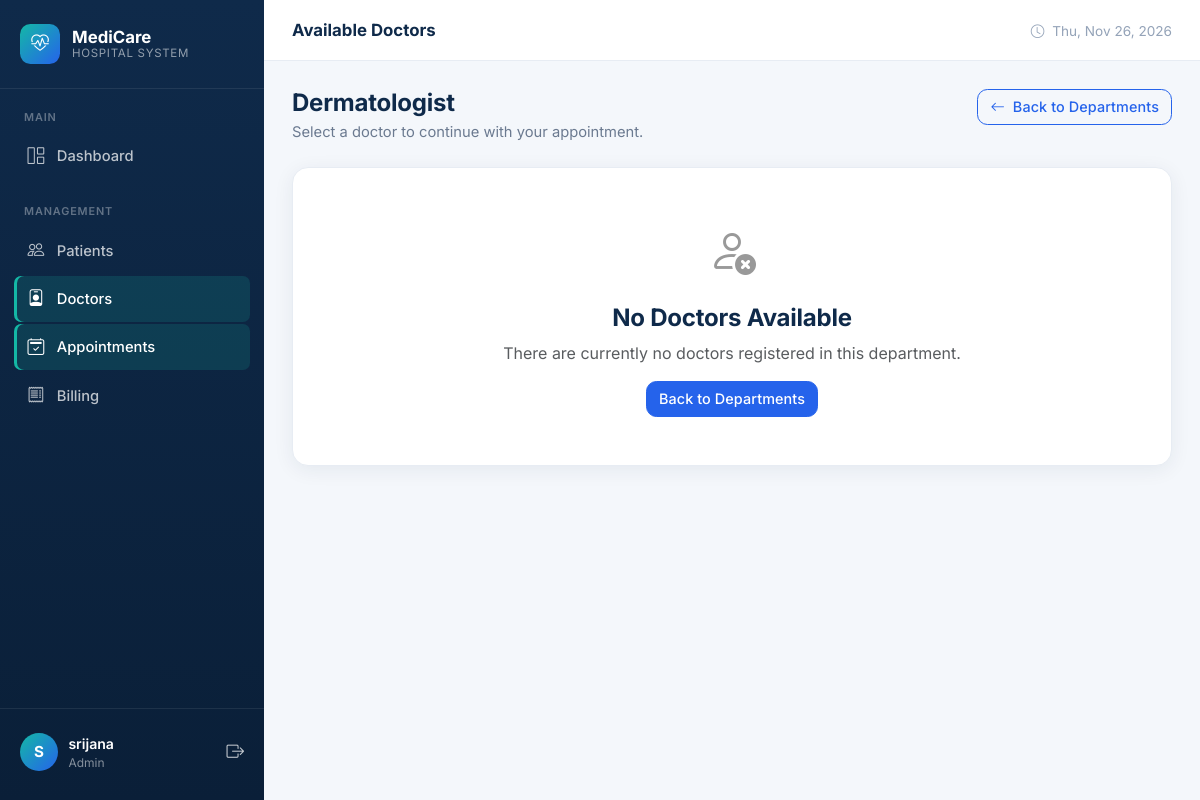
The app's page /appointments/doctors/Dermatologist/ (signed in), older data.
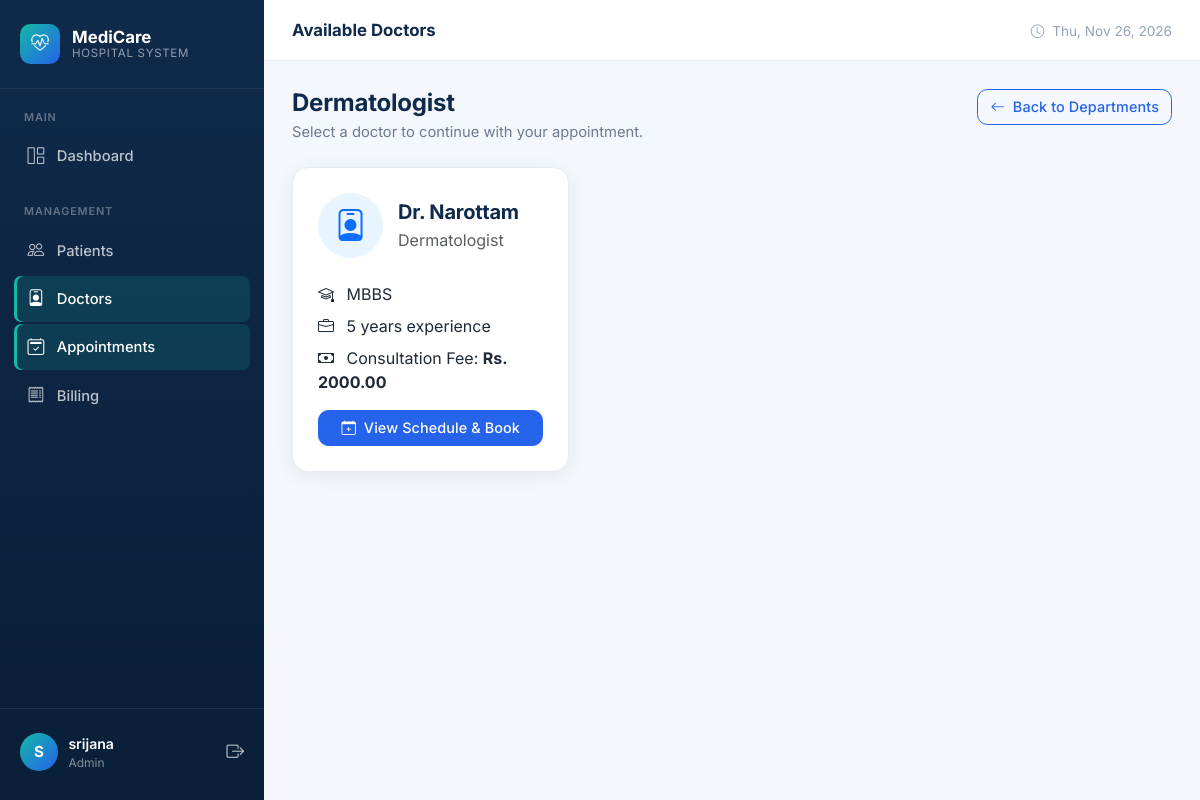
The same page, newer data.
### hospital/models.py (models this page shows, shortened)
class Doctor(models.Model):
    SPECIALIZATION_CHOICES = [
        ('Cardiologist', 'Cardiologist'),
        ('Dermatologist', 'Dermatologist'),
        ('Neurologist', 'Neurologist'),
        ('Orthopedic', 'Orthopedic'),
        ('Pediatrician', 'Pediatrician'),
        ('Psychiatrist', 'Psychiatrist'),
        ('General Physician', 'General Physician'),
        ('Gynecologist', 'Gynecologist'),
        ('Dentist', 'Dentist'),
        ('Other', 'Other'),
    ]
    GENDER_CHOICES = [
        ('Male', 'Male'),
        ('Female', 'Female'),
        ('Other', 'Other'),
    ]
    user = models.OneToOneField(
        User,
        on_delete=models.CASCADE,
        null=True,
        blank=True,
        related_name='doctor_profile'
    )
    doctor_id = models.CharField(
        max_length=20,
        unique=True,
        blank=True
    )
    full_name = models.CharField(
        max_length=100
    )
    gender = models.CharField(
        max_length=10,
        choices=GENDER_CHOICES
    )
    specialization = models.CharField(
        max_length=50,
        choices=SPECIALIZATION_CHOICES
    )
    phone = models.CharField(
        max_length=15
    )
    email = models.EmailField(
        blank=True
    )
    address = models.TextField()
    qualification = models.CharField(
        max_length=100
    )
    experience = models.PositiveIntegerField()
    consultation_fee = models.DecimalField(
        max_digits=10,
        decimal_places=2,
        default=0,
        validators=[MinValueValidator(0)]
    )
    created_at = models.DateTimeField(
        auto_now_add=True
    )

### hospital/views.py (the view)
@login_required
def appointment_doctors(request, specialization):
    doctors = Doctor.objects.filter(
        specialization=specialization
    ).order_by('full_name')
    return render(
        request,
        'hospital/appointment_doctors.html',
        {
            'doctors': doctors,
            'specialization': specialization,
        }
    )

### hospital/templates/hospital/appointment_doctors.html (shortened to what this page needs)
{% extends 'hospital/base.html' %}
{% block page_title %}Available Doctors{% endblock %}
{% block content %}
<div class="page-header">
    <div>
        <h1>{{ specialization }}</h1>
        <div class="subtitle">
            Select a doctor to continue with your appointment.
        </div>
    </div>
    <a href="{% url 'appointment_departments' %}"
       class="btn btn-outline-primary">
        <i class="bi bi-arrow-left me-1"></i>
        Back to Departments
    </a>
</div>
<div class="row g-4">
    {% for doctor in doctors %}
    <div class="col-md-6 col-lg-4">
        <div class="card-modern h-100"
             style="
                padding: 25px;
                border-radius: 16px;
             ">
            <div class="d-flex align-items-center mb-4">
                <div style="
                    width: 65px;
                    height: 65px;
                    border-radius: 50%;
                    background: #e8f4ff;
                    display: flex;
                    align-items: center;
                    justify-content: center;
                    margin-right: 15px;
                ">
                    <i class="bi bi-person-badge"
                       style="
                          font-size: 2rem;
                          color: #0d6efd;
                       "></i>
                </div>
                <div>
                    <h5 class="mb-1"
                        style="font-weight: 700;">
                        Dr. {{ doctor.full_name }}
                    </h5>
                    <div class="text-muted">
                        {{ doctor.specialization }}
                    </div>
                </div>
            </div>
            <div class="mb-2">
                <i class="bi bi-mortarboard me-2"></i>
                {{ doctor.qualification }}
            </div>
            <div class="mb-2">
                <i class="bi bi-briefcase me-2"></i>
                {{ doctor.experience }} years experience
            </div>
            <div class="mb-3">
                <i class="bi bi-cash me-2"></i>
                Consultation Fee:
                <strong>
                    Rs. {{ doctor.consultation_fee }}
                </strong>
            </div>
           <a href="{% url 'book_appointment' doctor.id %}"
   class="btn btn-primary w-100">
    <i class="bi bi-calendar-plus me-1"></i>
    View Schedule & Book
</a>
        </div>
    </div>
    {% empty %}
    <div class="col-12">
        <div class="card-modern text-center p-5">
            <i class="bi bi-person-x"
               style="
                    font-size: 3rem;
                    color: #999;
               "></i>
            <h4 class="mt-3">
                No Doctors Available
            </h4>
            <p class="text-muted">
                There are currently no doctors registered
                in this department.
            </p>
            <a href="{% url 'appointment_departments' %}"
               class="btn btn-primary">
                Back to Departments
            </a>
        </div>
    </div>
    {% endfor %}
</div>
{% endblock %}

Row changes from the older to the newer data that the page shows:
added Doctor: specialization "Dermatologist", full_name "Narottam", qualification "MBBS", experience "5", consultation_fee "2000.00"
Text that changed along with them:
{{ specialization }}: "Dermatologist" → (not shown)
text no longer shown: "No Doctors Available There are currently no doctors registered in this department. Back to Departments"
